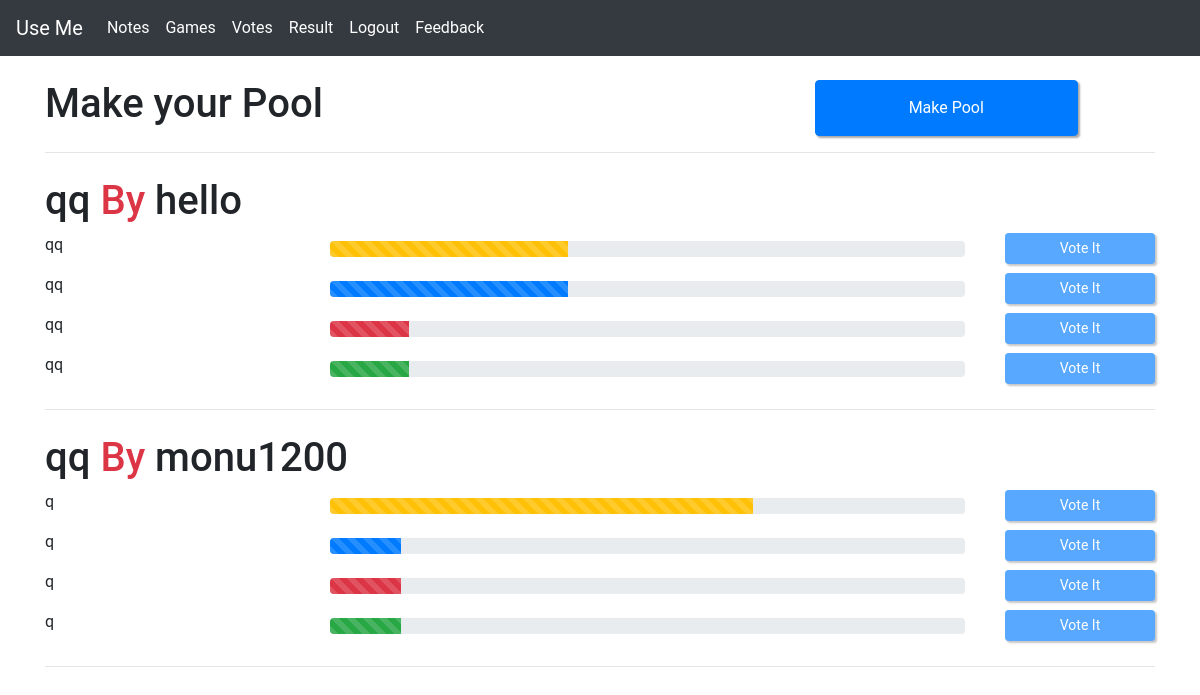
/vote/ (signed in), run on an earlier commit of the app's database.
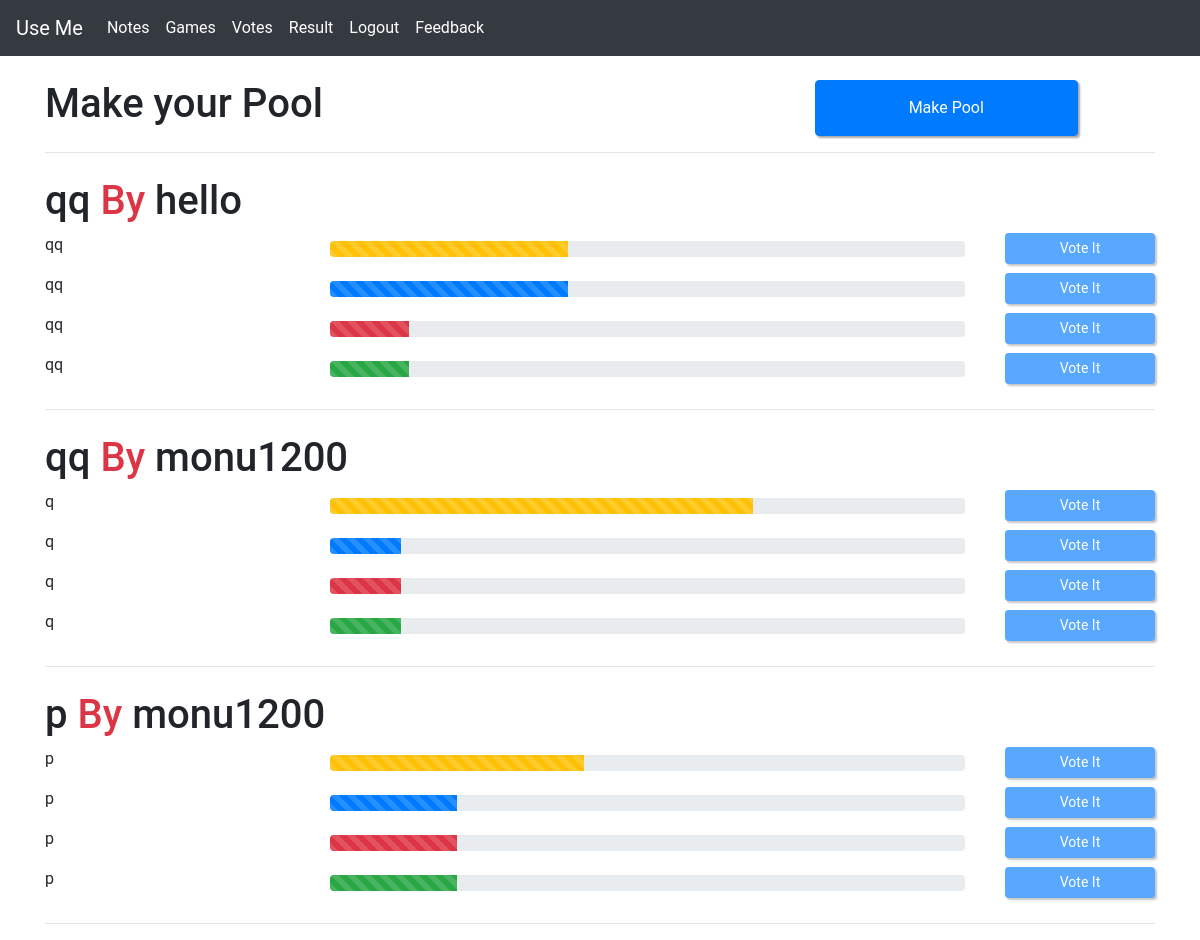
And on a later commit of the database.
### vote/models.py (models this page shows, shortened)
class votes(models.Model):
   user =models.ForeignKey(User,related_name='vote',on_delete=models.CASCADE)
   topic=models.CharField(max_length=100,null=False)
   choose1=models.CharField(max_length=50,null=False,default="default option1")
   option1=models.IntegerField(null=True,blank=True)
   choose2=models.CharField(max_length=50,null=False,default="default option2")
   option2=models.IntegerField(null=True,blank=True)
   choose3=models.CharField(max_length=50,null=False,default="default option3")
   option3=models.IntegerField(null=True,blank=True)
   choose4=models.CharField(max_length=50,null=False,default="default option4")
   option4=models.IntegerField(null=True,blank=True)
   applied=models.TextField(null=True,blank=True)
   date=models.DateTimeField(default=datetime.now())

### vote/views.py (the view, shortened to what this page needs)
# urls.py: path('',start,name="index"),
@login_required
def start(req):
    data=votes.objects.all()
    temp=record()
    date=datetime.now()
    u=[]
    i=0
    for x in data:
        if date.date()>=x.date.date()+ timedelta(days=3):
            temp=record(user=x.user,topic=x.topic,choose1=x.choose1,option1=x.option1,choose2=x.choose2,option2=x.option2,choose3=x.choose3,option3=x.option3,choose4=x.choose4,option4=x.option4,applied=x.applied,date=x.date)
            temp.save()
            x.delete()
        else:
            sum=0
            k=[]
            sum=x.option1+x.option2+x.option3+x.option4
            a=(x.option1/sum)*100
            b=(x.option2/sum)*100
            c=(x.option3/sum)*100
            d=(x.option4/sum)*100
            k=[a,b,c,d,'']
            u.append(x)
            y=x.applied.split(',')
            print(y)
            for z in y:
                if z==req.user.username:
                    k[4]='disabled'
                    break
            u[i].date=k
            i=i+1
            print(u[i-1].date[0])
    return render(req,'vote/index.html',{'data':u})

### templates/vote/index.html (shortened to what this page needs)
{% extends "base.html" %}
{% block bodyy%}
<div class="container mt-4">
        <div class="row">
            <div class="col-8">
                <h1>Make your Pool</h1>
            </div>
            <div class="col-4">
                <button onclick="window.location.href='/vote/pool'" class="btn btn-primary w-75 h-100">Make Pool</button>
            </div>
        </div>
    <hr>
    {%for x in data%}
    <div class="mt-4">
        <h1>{{x.topic}} <span class="text-danger">By</span> {{x.user.username}}</h1>
        <div class="row">
            <div class="col-3">
                <p>{{x.choose1}}</p>
            </div>
            <div class="col">
                <div class="progress mt-2">
                    <div class="progress-bar progress-bar-striped bg-warning" role="progressbar" style="width: {{ x.date.0 }}%" aria-valuenow="25" aria-valuemin="0" aria-valuemax="100"></div>
                </div>
            </div>
            <div class="col-md-2 col-12">
                <form action="" method="POST">
                    <input type="submit" class="btn btn-primary btn-sm mr-3 mr-auto"value="Vote It" {{x.date.4}}>
                </form>
            </div>
        </div>
        <div class="row">
            <div class="col-3">
                <p>{{x.choose2}}</p>
            </div>
            <div class="col">
                <div class="progress mt-2">
                    <div class="progress-bar progress-bar-striped bg-primary" role="progressbar" style="width: {{ x.date.1 }}%" aria-valuenow="50" aria-valuemin="0" aria-valuemax="100"></div>
                </div>
            </div>
            <div class="col-md-2 col-12">
                <form action="" method="POST">
                    <input type="submit" class="btn btn-primary btn-sm mr-3"value="Vote It" {{x.date.4}}>
                </form>
            </div>
        </div>
        <div class="row">
            <div class="col-3">
                <p>{{x.choose3}}</p>
            </div>
            <div class="col">
                <div class="progress mt-2">
                    <div class="progress-bar progress-bar-striped bg-danger" role="progressbar" style="width: {{ x.date.2 }}%" aria-valuenow="25" aria-valuemin="0" aria-valuemax="100"></div>
                </div>
            </div>
            <div class="col-md-2 col-12">
                <form action="" method="POST">
                    <input type="submit" class="btn btn-primary btn-sm mr-3"value="Vote It" {{x.date.4}}>
                </form>
            </div>
        </div>
        <div class="row">
            <div class="col-3">
                <p>{{x.choose4}}</p>
            </div>
            <div class="col">
                <div class="progress mt-2">
                    <div class="progress-bar progress-bar-striped bg-success" role="progressbar" style="width: {{ x.date.3 }}%" aria-valuenow="25" aria-valuemin="0" aria-valuemax="100"></div>
                </div>
            </div>
            <div class="col-md-2 col-12">
                <form action="" method="POST">
                    <input type="submit" class="btn btn-primary btn-sm "value="Vote It" {{x.date.4}}>
                </form>
            </div>
        </div>
    </div><hr>
    {%endfor%}
</div>
{% endblock %}

### templates/base.html (shortened to what this page needs)
{% load static %}
<!DOCTYPE html>
<html>
	 <head>
			<link rel="stylesheet" type="text/css" href="{% static 'back.css' %}">
			<link rel="stylesheet" type="text/css" href="{% static 'rock.css' %}">
			<link rel="stylesheet" type="text/css" href="{% static 'color.css' %}">
			<link rel="stylesheet" href="https://stackpath.bootstrapcdn.com/bootstrap/4.5.0/css/bootstrap.min.css">
	 </head>
<body style="padding-top:0%">
	 <nav class="navbar navbar-expand-lg navbar-dark bg-dark">
			<a class="navbar-brand disabled" href="/">Use Me</a>
			<div class="collapse navbar-collapse" id="navbarSupportedContent">
				<ul class="navbar-nav mr-auto">
			{% if request.user.is_authenticated %}
						<li class="nav-item ">
							 <a class="nav-link active" href="/notes">Notes</a>
						</li>
						<li class="nav-item">
							 <a class="nav-link active" href="/game">Games</a>
						 </li>
						 <li class="nav-item">
							 <a class="nav-link active" href="/vote">Votes</a>
						 </li>
						 <li class="nav-item">
							<a class="nav-link active" href="/vote/result">Result</a>
						</li>
						 <li class="nav-item">
							 <a class="nav-link active" href="/logout">Logout</a>
						 </li>
						 <li class="nav-item">
							 <a class="nav-link active" href="#">Feedback</a>
						 </li>
			{% endif %}
				</ul>
			</div>
		</nav>
	 {% block bodyy %}
	 {% endblock %}
</body>
</html>

### static/back.css (style rules this page uses)
button { cursor: pointer; border: none; color: #333; }

### static/rock.css (style rules this page uses)
* { font-family: 'Roboto', sans-serif; }
.btn { transition: box-shadow 0.3s; font-size: 24px; padding: 20px 25px; width: 150px; margin: 0px 10px 0px 10px; background-color: white; border: 4px solid grey; border-radius: 3px; box-shadow: 2px 2px 2px 0px rgba(168,168,168,1); }

What changed in the data, as far as the page shows it:
added votes: topic "p", user.username "monu1200", choose1 "p", {{ x.date.0 }} 40.0 (drawn), choose2 "p", {{ x.date.1 }} 20.0 (drawn), choose3 "p", {{ x.date.2 }} 20.0 (drawn), choose4 "p", {{ x.date.3 }} 20.0 (drawn)
